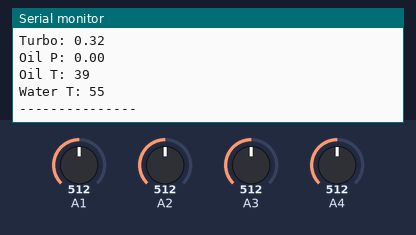
The sketch below on a simulated Arduino Uno, built with avr-gcc and run on an emulated ATmega328P. Parts: the last lines printed to the serial monitor. The inputs (shaded band) are chosen by the test bench; at power-on: A1 = 512, A2 = 512, A4 = 512, A3 = 512.

Above: at 1.7 s.
1.8 s: A1 set to 716
At 4.2 s:
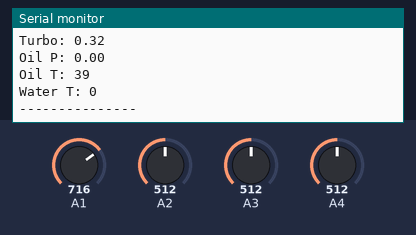
5.8 s: A2 set to 716
At 7.2 s:
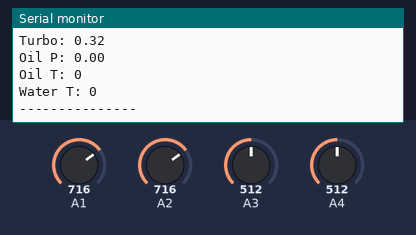
9.8 s: A4 set to 716
13.8 s: A3 set to 306
17.8 s: A4 set to 992
21.8 s: A1 set to 306
At 23.4 s:
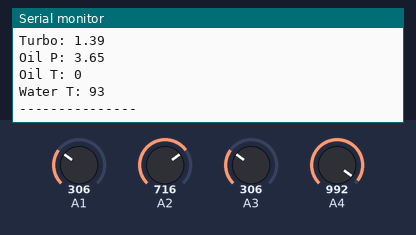
Timing chart, 0 to 24.9 s (numbered marks = the images above; inputs shaded):
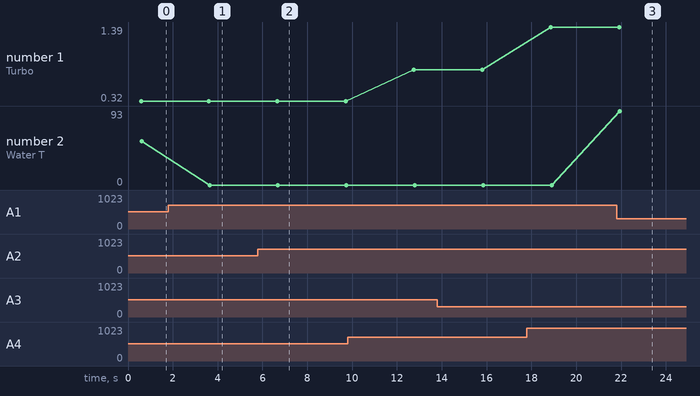

Measured:
- after the input at 1.8 s, the serial monitor: prints a new line after 1.8 s (image 1)
- after the input at 5.8 s, the serial monitor: prints a new line after 0.88 s (image 2)
- after the input at 21.8 s, the serial monitor: prints a new line after 0.15 s (image 3)
- plotted number 1: 0.32 → 0.77 after the input at 9.8 s, 0.77 → 1.39 after the input at 17.8 s
- plotted number 2: 0 → 93 after the input at 21.8 s

The sketch:

car_sensor_dashboard.ino
```cpp
#include <SoftwareSerial.h>

#include <stdlib.h> // for malloc and free
void* operator new(size_t size) { return malloc(size); }
void operator delete(void* ptr) { free(ptr); }

#include <VdoTemperatureSender.h>
#include <VdoPressureSender.h>
#include <MPX4250AP.h>

#include <BluetoothHM10.h>

// Oil Pressure Table
unsigned int vdoPressure[] =
{
  	61,
        160,
        231,
        280,
        320,
        349,
        374,
        394,
        411,
        425,
        437
};

// Oil Temperature Table
/**
 * Ref: 60ºC - 430 Ohms |  150ºC - 33 Ohms
 */
unsigned int vdoTemp[] =
{
  	644,
	628,
	599,
	560,
	509,
	450,
	385,
	322,
	261,
	210,
	168,
	133,
	104,
	81,
	68,
	58
};

// Water Temperature Table
/**
 * Each line is a 10ºC increase, starting from 0ºC to 150ºC
 */
unsigned int agressiveTemp[] =
{
  	656,
	647,
	630,
	609,
	575,
	537,
	489,
	421,
	345,
	319,
	283,
	263,
	252,
	246,
	243,
	242
};


// Bluetooth Config
#define BT_TX 3
#define BT_RX 2
BluetoothHM10 *bluetooth;
SoftwareSerial bluetoothSerial(BT_RX, BT_TX);

MPX4250AP *turboSensor;
VdoPressureSender *oilPressureSensor;
VdoTemperatureSender *waterTemperatureSensor;
VdoTemperatureSender *oilTemperatureSensor;

void setup() {
    Serial.begin(9600);

    bluetooth = new BluetoothHM10(BT_RX, BT_TX, &bluetoothSerial);
    bluetooth->initialize();

    // Initialize car sensors
    turboSensor = new MPX4250AP(A4);

    oilPressureSensor = new VdoPressureSender(A3, vdoPressure);
    waterTemperatureSensor = new VdoTemperatureSender(A1, agressiveTemp);
    oilTemperatureSensor = new VdoTemperatureSender(A2, vdoTemp);
}

void loop() {
    // Turbo
    double turboPressure = turboSensor->getPressure();
    bluetooth->print("Turbo: ");
    bluetooth->printDouble(turboPressure, 100);
    Serial.print("Turbo: ");
    Serial.println(turboPressure);

    // Oil Pressure
    double oilPressure = oilPressureSensor->getPressure();
    bluetooth->print("Oil P:");
    bluetooth->printDouble(oilPressure, 100);
    Serial.print("Oil P: ");
    Serial.println(oilPressure);

    // Oil Temperature
    int oilTemperature = oilTemperatureSensor->getTemperature();
    bluetooth->printKeyValue("Oil T", oilTemperature);
    Serial.print("Oil T: ");
    Serial.println(oilTemperature);

    // Water
    int waterTemperature = waterTemperatureSensor->getTemperature();
    bluetooth->printKeyValue("Water T", waterTemperature);
    Serial.print("Water T: ");
    Serial.println(waterTemperature);

    Serial.println("---------------");
    //bluetooth->println("--------");
    delay(3000);
}
```
